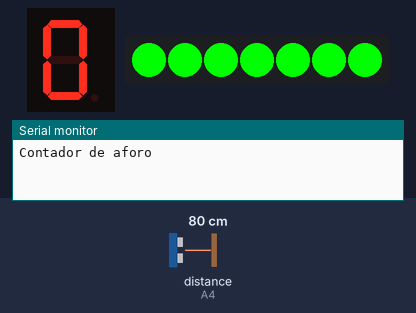
Bench run of a sketch on a simulated Arduino Uno, built with avr-gcc and run on an emulated ATmega328P. On the bench: 1-digit seven-segment display, 7 RGB LEDs in strip order, left to right, the last lines printed to the serial monitor. Wiring (inferred from the names in the program): ultrasonic range finder: trigger A5; echo A4; 1-digit 7-segment display, segments lit when HIGH: segments pin 4, pin 5, pin 6, pin 7, pin 8, pin 9, pin 10. The test bench sets the inputs (shaded band); at power-on: distance to the obstacle (sensor on A4) 80 cm. The echo pulse lasts 58.3 µs per cm; the segment pins are drawn as the display they are named for.

Above: at 1.8 s.
1.9 s: distance to the obstacle (sensor on A4) set to 9 cm
At 2.7 s:
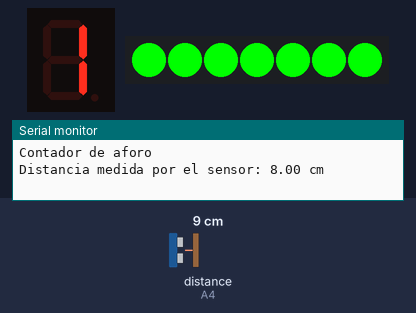
At 4.4 s:
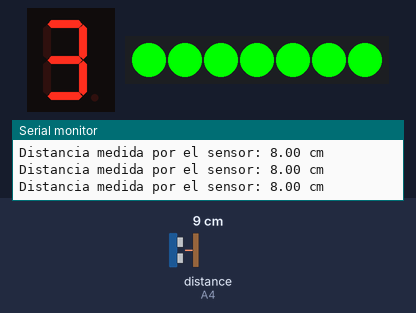
4.5 s: distance to the obstacle (sensor on A4) set to 2 cm
Timing chart, 0 to 7.5 s (numbered marks = the images above; inputs shaded):
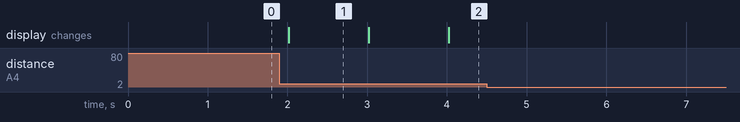

The sketch:

Sensor_Ultrasonico_1.ino
```cpp
/*
   Fundacion Kinal
   Centro educativo tecnico laboral Kinal
   Quinto perito
   Quinto electronica
   Codigo Tecnico: EB5AV
   Curso: Taller de electronica digital y reparacion de computadoras I
   Proyecto: Uso del sensor Ultrasónico
   Dev: Profe. Alejandro Lopez Navas
   Fecha: 20 de junio.
*/

#include <Adafruit_NeoPixel.h>

#define pinTrig A5
#define pinEcho A4
#define A 4
#define B 5
#define C 6
#define D 7
#define E 8
#define F 9
#define G 10

#define leds 7  // Cambiado a 7 LEDs
#define pinLed A3

const int N = 7;
const int segmentos[N] = {A, B, C, D, E, F, G};

const int digitos[11][N] = {
  {1, 1, 1, 1, 1, 1, 0}, // 0
  {0, 1, 1, 0, 0, 0, 0}, // 1
  {1, 1, 0, 1, 1, 0, 1}, // 2
  {1, 1, 1, 1, 0, 0, 1}, // 3
  {0, 1, 1, 0, 0, 1, 1}, // 4
  {1, 0, 1, 1, 0, 1, 1}, // 5
  {1, 0, 1, 1, 1, 1, 1}, // 6
  {1, 1, 1, 0, 0, 0, 0}, // 7
  {1, 1, 1, 1, 1, 1, 1}, // 8
  {1, 1, 1, 1, 0, 1, 1}, // 9
  {0, 0, 0, 0, 0, 0, 1}  // G
};

const int maxPersonas = 9;
int contador = 0;

Adafruit_NeoPixel neopixel(leds, pinLed, NEO_GRB + NEO_KHZ800);

float leerDistancia(void);
void mostrarContador(int valor);

void setup(){
  pinMode(pinTrig, OUTPUT);
  pinMode(pinEcho, INPUT);
  digitalWrite(pinTrig, LOW);
  Serial.begin(9600);
  Serial.println("Contador de aforo");

  neopixel.begin();

  // Apagar todos los LEDs al inicio
  for(int i = 0; i < leds; i++) {
    neopixel.setPixelColor(i, 0, 0, 0);
    neopixel.show();
  }
  for(int i = 0; i < leds; i++) {
        neopixel.setPixelColor(i, 0, 255, 0); // Cambia el color a verde para todas las LEDs
        neopixel.show();
      }

  for(int i = 0; i < N; i++){
    pinMode(segmentos[i], OUTPUT);
    digitalWrite(segmentos[i], LOW);
  }

  mostrarContador(0);
}

void loop() {
  float distancia = leerDistancia();

  if(distancia >= 6 && distancia <= 10) {
    Serial.print("Distancia medida por el sensor: ");
    Serial.print(distancia);
    Serial.println(" cm");

    if(contador < maxPersonas){
      contador++;
      mostrarContador(contador);
    }
    if(contador == 9){
      mostrarContador(maxPersonas);
      contador++;
      delay(700);
      for(int i = 0; i < leds; i++) {

        neopixel.setPixelColor(i, 255, 0, 0); // Cambia el color a rojo para todas las LEDs
        neopixel.show();
      }
       mostrarContador(10);
    }
    }
    delay(1000);
  }

float leerDistancia(void){
  digitalWrite(pinTrig, HIGH);
  delayMicroseconds(10);
  digitalWrite(pinTrig, LOW);

  long echoSensor = pulseIn(pinEcho, HIGH);
  long distancia = echoSensor / 59;

  return distancia;
}

void mostrarContador(int valor){
  for(int i = 0; i < N; i++){
    digitalWrite(segmentos[i], digitos[valor][i]);
  }
}
```

Measured:
- after the input at 1.9 s, the display: changes after 0.12 s (image 1)
- after the input at 4.5 s, every drawn part: stays the same
- what the display in image 1 shows lasts 1.0 s, from 2.0 s to 3.0 s
